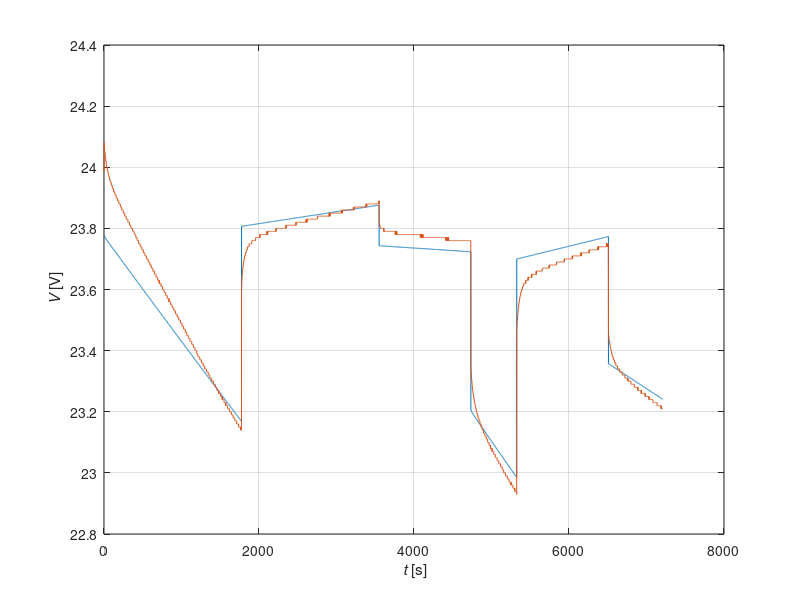

Source code (MATLAB):
clc;close all;clear all

%% DESCARGAS DINAMICAS

% Importación y carga de datos

%I_D  = xlsread('medidas_bateria.xlsx',1,'B2:B7213');
%V_D  = xlsread('medidas_bateria.xlsx',1,'C2:C7213');
%t_D  = xlsread('medidas_bateria.xlsx',1,'A2:A7213');
%phi  = xlsread('medidas_bateria.xlsx',1,'D2:D7213');
%phi2 = xlsread('medidas_bateria.xlsx',1,'E2:E7213');

load('I_D') ; load('V_D') ; load('t_D') ; load('phi'); load('phi2');
% MODELO ANALITICO

I_1 = I_D(1:1774);
I_2 =  I_D(1775:3532);
I_3 = I_D(3533:4733);
I_4 = I_D(4734:5325);
I_5 = I_D(5326:6508);
I_6 = I_D(6509:end);

V_1 = V_D(1:1774);
V_2 = V_D(1775:3532);
V_3 = V_D(3533:4733);
V_4 = V_D(4734:5325);
V_5 = V_D(5326:6508);
V_6 = V_D(6509:end);

t_1 = t_D(1:1774);
t_2 = t_D(1775:3532) - t_1(end);
t_3 = t_D(3533:4733) - t_1(end) - t_2(end);
t_4 = t_D(4734:5325) - t_1(end) - t_2(end) - t_3(end) ;
t_5 = t_D(5326:6508) - t_4(end) -  t_3(end) - t_2(end)  - t_1(end);
t_6 = t_D(6509:end) -  t_5(end) - t_4(end) - t_3(end) - t_2(end) - t_1(end);

R12 = abs((V_2(1)-V_2(end))/(I_1(300)-I_2(300)));
R13 = abs((V_3(1)-V_3(end))/(I_2(300)-I_3(300)));
R14 = abs((V_4(1)-V_4(end))/(I_3(300)-I_4(300)));
R15 = abs((V_5(1)-V_5(end))/(I_4(300)-I_5(300)));
R16 = abs((V_6(1)-V_6(end))/(I_5(300)-I_6(300)));

R_inc = (R12 + R13 + R14 + R15 + R16) /5 ;


Dv_Di_2 = abs((V_2-V_2(end))./(I_1(300)-I_2(300)));
Dv_Di_3 = abs((V_3-V_3(end))./(I_2(300)-I_3(300)));
Dv_Di_4 = abs((V_4-V_4(end))./(I_3(300)-I_4(300)));
Dv_Di_5 = abs((V_5-V_5(end))./(I_4(300)-I_5(300)));
Dv_Di_6 = abs((V_6-V_6(end))./(I_5(300)-I_6(300)));

[a,Pos2] = min(abs(Dv_Di_2-0.368*max(Dv_Di_2)));
[b,Pos3] = min(abs(Dv_Di_3-0.368*max(Dv_Di_3)));
[c,Pos4] = min(abs(Dv_Di_4-0.368*max(Dv_Di_4)));
[d,Pos5] = min(abs(Dv_Di_5-0.368*max(Dv_Di_5)));
[e,Pos6] = min(abs(Dv_Di_6-0.368*max(Dv_Di_6)));

C12 = t_2(Pos2)/R12;
C13 = t_3(Pos3)/R13;
C14 = t_4(Pos4)/R14;
C15 = t_5(Pos5)/R15;
C16 = t_6(Pos6)/R16;

%plot_fun(t_2,Dv_Di_2,'','','')
%plot_fun(t_3,Dv_Di_3,'','','')
%plot_fun(t_4,Dv_Di_4,'','','')
%plot_fun(t_5,Dv_Di_5,'','','')
%plot_fun(t_6, Dv_Di_6,'','','')

%% MODELO SIMULINK

% Descarga
R_d = 0.1315;
E_d0 = 24.3;
E_d1 = -3.547e-6;
E_d2_0 = 1.439e-9;
E_d2_1 = -1.603e-9;
E_d2_2 = 2.1092e-10;
E_d3_0 = 1.834e-5;
E_d3_1 = 2.019e-15;


%Carga
R_c = 0.0875;
E_c0 = 24.3;
E_c1 = 3.265e-6;
E_c2_0 = 5.1084e-14;
E_c3_1 = 2.458e-5;
E_c3_2 = 1.8e-7;
phi_d = phi + phi2 * R_d;
phi_c = phi - phi2 * R_c;


for i=1:size(I_D,1)

    if I_D(i)>0
    E(i)= E_d0 + E_d1*phi_d(i) + (E_d2_0 + E_d2_1*abs(I_D(i)) + E_d2_2*I_D(i)^2)*exp((E_d3_0 + E_d3_1*abs(I_D(i)))*phi_d(i));
    V(i) = E(i) - R_d*(I_D(i));
    %I_D(i)
    %E(i) = E_d0 + E_d1*phi(i);
    %V(i) = E(i) - R_d*abs(I_D(i));

    else
    E(i)= E_c0 - E_c1*phi_c(i)-E_c2_0*exp((E_c3_1+E_c3_2*abs(I_D(i)))*phi_c(i));
    V(i) = E(i) + R_c*(abs(I_D(i)));

    end
end

E = E';

figure()
box on
grid on
hold on
plot(t_D,V)
plot(t_D,V_D)
xlabel('{\it t} [s]')
ylabel('{\it V} [V]')
hold off

%% VALORES PARA SIMULINK

Rint = 0.1355;
Rcd  = 0.044;
R1   = 0.01;
R2   = 0.01;
C1   = 1000;
C2   = 1000;


%% BACKUP
% figure()
% box on
% grid on
% plot(t_1,V_1)
% figure()
% box on
% grid on
% plot(t_2,V_2)
% figure()
% box on
% grid on
% plot(t_3,V_3)
% figure()
% box on
% grid on
% plot(t_4,V_4)
% figure()
% box on
% grid on
% plot(t_5,V_5)
% figure()
% box on
% grid on
% plot(t_6,V_6)
%
 function plot_result = plot_fun(axisx,axisy,labelx,labely,yourtitle)
 figure()

 axis([min(axisx) max(axisx)  min(axisy)*0.95 max(axisy)*1.05])
 xlabel(labelx)
 ylabel(labely)
 title(yourtitle)
 box on
 set(gca,'FontSize',18)
 grid on
 grid minor
 hold on
 plot_result = plot(axisx,axisy,'k','LineWidth',2);
 end
